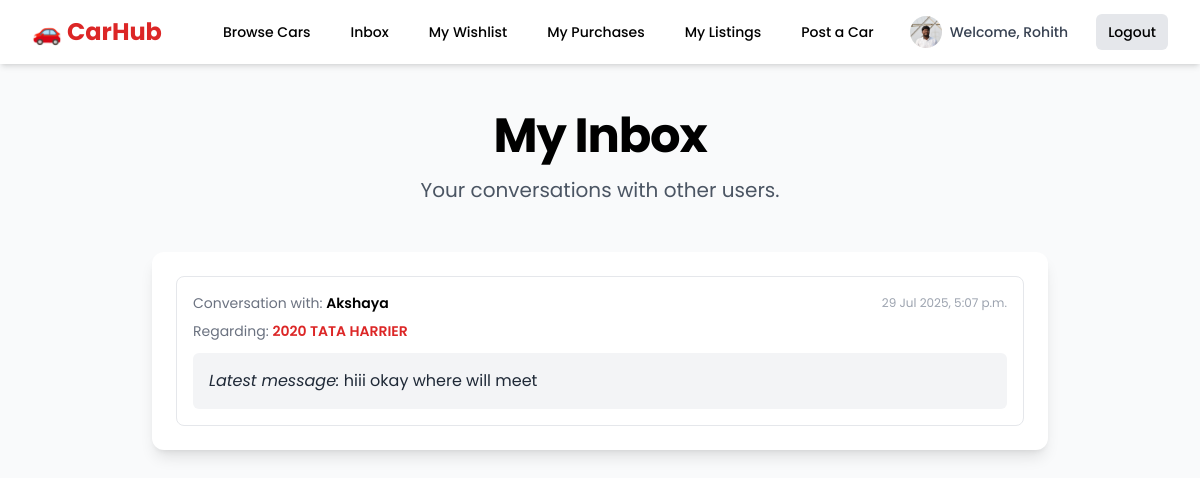
Page /inbox/ (signed in) on the earlier database version.
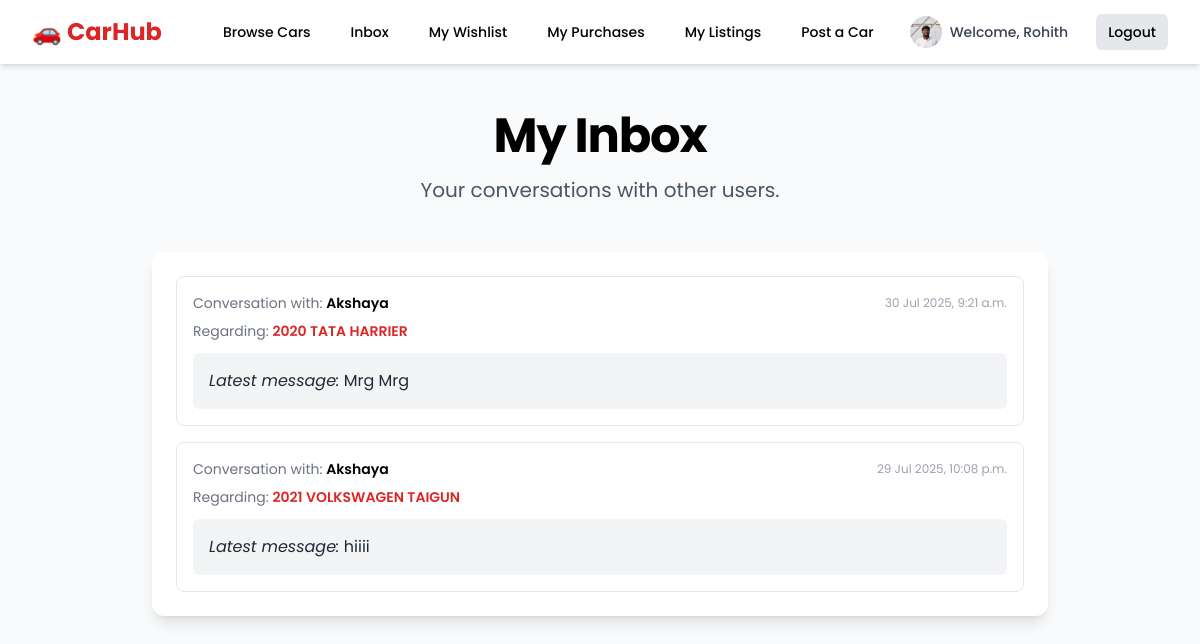
Same page on the later database version.
### listings/models.py (models this page shows, shortened)
class Message(models.Model):
    sender = models.ForeignKey(User, on_delete=models.CASCADE, related_name='sent_messages')
    receiver = models.ForeignKey(User, on_delete=models.CASCADE, related_name='received_messages')
    listing = models.ForeignKey(CarListing, on_delete=models.CASCADE)
    content = models.TextField()
    timestamp = models.DateTimeField(auto_now_add=True)
    is_read = models.BooleanField(default=False)

class CarListing(models.Model):
    seller = models.ForeignKey(User, on_delete=models.CASCADE)
    make = models.CharField(max_length=50, help_text="e.g., Maruti Suzuki, Hyundai")
    model = models.CharField(max_length=50, help_text="e.g., Swift, Creta")
    year = models.PositiveIntegerField()
    price = models.PositiveIntegerField(help_text="Price in INR")
    kms_driven = models.PositiveIntegerField(help_text="Kilometers driven", default=0)
    image = models.ImageField(upload_to='car_images/', default='car_images/default.png', verbose_name="Main Image")
    mileage = models.PositiveIntegerField(help_text="Mileage in KMPL or KM/Charge")
    transmission = models.CharField(max_length=10, choices=TRANSMISSION_CHOICES)
    fuel_type = models.CharField(max_length=10, choices=FUEL_TYPE_CHOICES)
    noc_available = models.BooleanField(default=False, verbose_name="NOC Certificate Available")
    description = models.TextField()
    location_city = models.CharField(max_length=50)
    status = models.CharField(
        max_length=20,
        choices=LISTING_STATUS_CHOICES,
        default='PENDING_APPROVAL'
    )
    wishlist = models.ManyToManyField(User, related_name='wishlist_items', blank=True)
    views = models.PositiveIntegerField(default=0)
    created_at = models.DateTimeField(auto_now_add=True)
    updated_at = models.DateTimeField(auto_now=True)

### listings/views.py (the view)
# urls.py: path('inbox/', views.inbox_view, name='inbox'),
@login_required
def inbox_view(request):
    all_user_messages = Message.objects.filter(
        Q(sender=request.user) | Q(receiver=request.user)
    ).order_by('-timestamp')
    conversation_threads = {}
    for message in all_user_messages:
        other_user = message.sender if message.receiver == request.user else message.receiver
        thread_key = (message.listing.id, other_user.id)
        if thread_key not in conversation_threads:
            conversation_threads[thread_key] = {
                'latest_message': message,
                'other_user': other_user
            }
    context = {
        'conversation_threads': list(conversation_threads.values()),
        'page_title': 'My Inbox'
    }
    return render(request, 'inbox.html', context)

### listings/views.py (called while the page is built)
def unread_messages_context(request):
    if request.user.is_authenticated:
        unread_count = Message.objects.filter(receiver=request.user, is_read=False).count()
        return {'unread_messages_count': unread_count}
    return {}

### templates/inbox.html (shortened to what this page needs)
{% extends 'base.html' %}
{% block content %}
    <header class="text-center mb-12">
        <h1 class="text-4xl font-bold tracking-tight text-black sm:text-5xl">{{ page_title }}</h1>
        <p class="mt-4 text-xl text-gray-600">Your conversations with other users.</p>
    </header>
    <div class="max-w-4xl mx-auto bg-white p-6 rounded-xl shadow-lg">
        <div class="space-y-4">
            {% for thread in conversation_threads %}
                <a href="{% url 'conversation' listing_pk=thread.latest_message.listing.id other_user_pk=thread.other_user.id %}" class="block p-4 border border-gray-200 rounded-lg hover:bg-gray-50 transition-colors duration-200">
                    <div class="flex justify-between items-center mb-2">
                        <p class="text-sm text-gray-500">
                            Conversation with: <span class="font-semibold text-black">{{ thread.other_user.username }}</span>
                        </p>
                        <p class="text-xs text-gray-400">{{ thread.latest_message.timestamp|date:"d M Y, P" }}</p>
                    </div>
                    <div class="mb-3">
                        <p class="text-sm text-gray-500">
                            Regarding: <span class="font-semibold text-red-600">{{ thread.latest_message.listing.year }} {{ thread.latest_message.listing.make }} {{ thread.latest_message.listing.model }}</span>
                        </p>
                    </div>
                    <div class="bg-gray-100 p-4 rounded-md">
                        <p class="text-gray-800 truncate"><em>Latest message:</em> {{ thread.latest_message.content }}</p>
                    </div>
                </a>
            {% empty %}
                <div class="text-center py-12">
                    <h3 class="text-2xl font-semibold text-gray-700">Your inbox is empty.</h3>
                    <p class="mt-2 text-gray-500">Start a conversation by messaging a seller on a car listing page.</p>
                </div>
            {% endfor %}
        </div>
    </div>
{% endblock %}

Differences in the rows shown:
no longer on this page (row edited): Message: other_user.username "Akshaya", latest_message.timestamp "29 Jul 2025, 5:07 p.m.", latest_message.listing.year "2020", latest_message.listing.make "TATA", latest_message.listing.model "HARRIER", latest_message.content "hiii okay where will meet"
added Message: other_user.username "Akshaya", latest_message.timestamp "30 Jul 2025, 9:21 a.m.", latest_message.listing.year "2020", latest_message.listing.make "TATA", latest_message.listing.model "HARRIER", latest_message.content "Mrg Mrg"
added Message: other_user.username "Akshaya", latest_message.timestamp "29 Jul 2025, 10:08 p.m.", latest_message.listing.year "2021", latest_message.listing.make "VOLKSWAGEN", latest_message.listing.model "TAIGUN", latest_message.content "hiiii"
